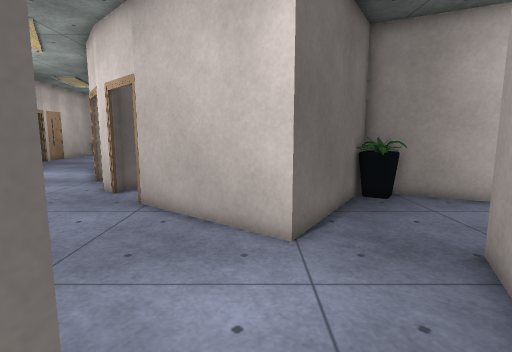
view 1 (above)

16 first-person views from a walk through a Unity game level. The camera is 1.3 m above the floor, tilts 8° down and sees 80° across. Doors are open. The floor is counted in squares, 0.5 m on a side. Each view is taken from the middle of a square. On the plan, view 1 faces up. The plan holds only what a view shows up to about 20 squares ahead; the rest is blank. The place goes on beyond the plan. The player character is not drawn. Some animated figures are not drawn. Some surface patterns are stand-ins.

view 2
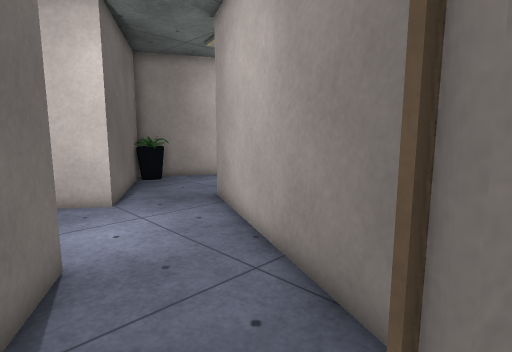

view 3
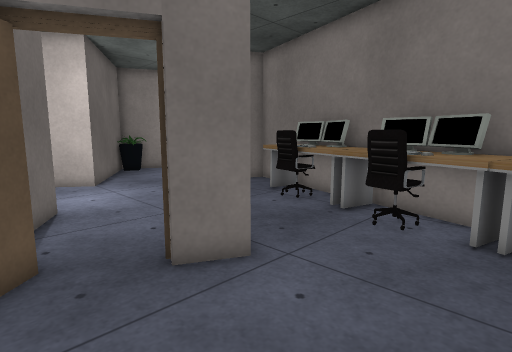

view 4
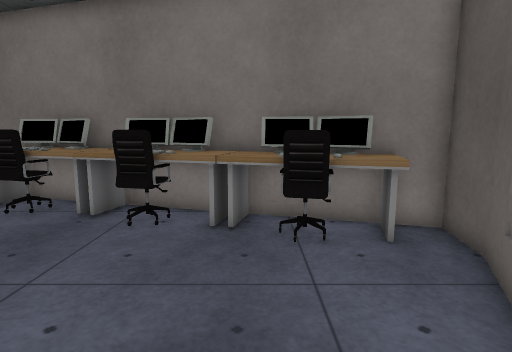

view 5
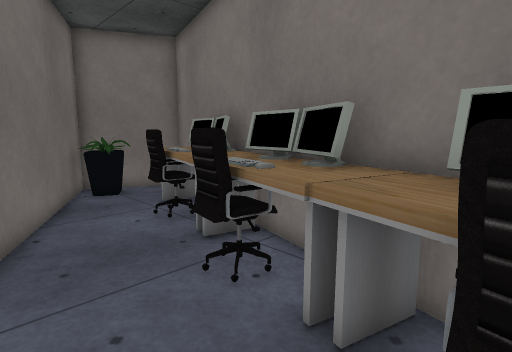

view 6
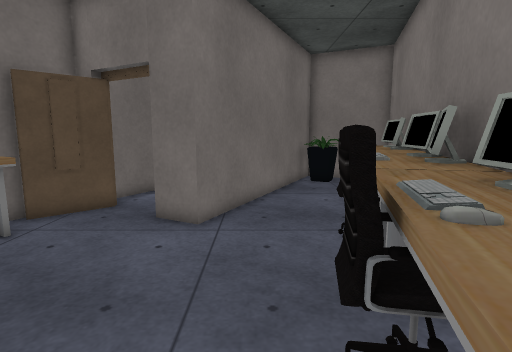

view 7
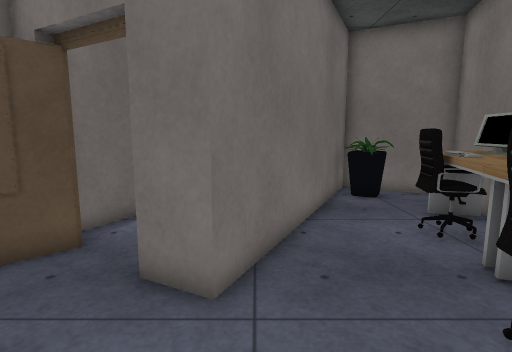

view 8
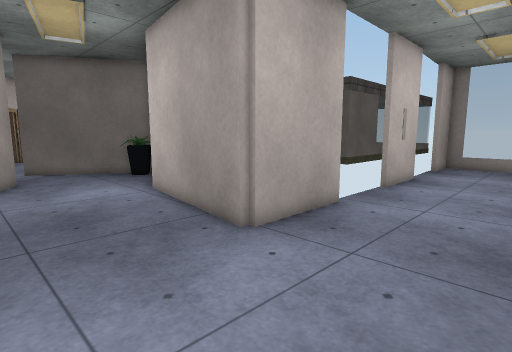

view 9
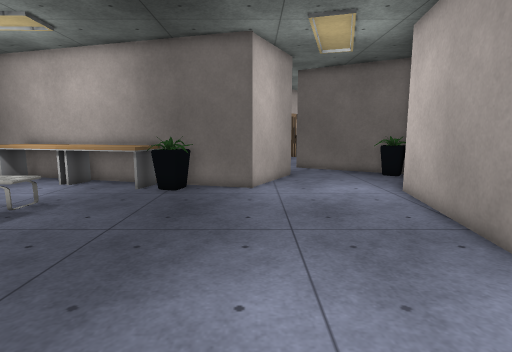

view 10
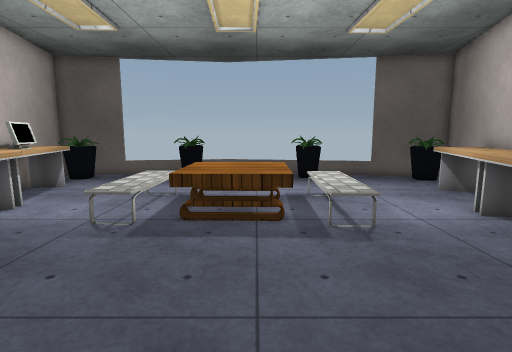

view 11
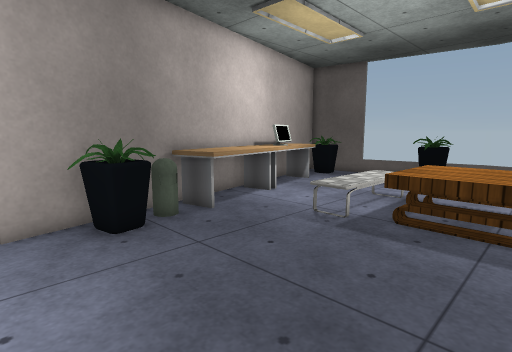

view 12
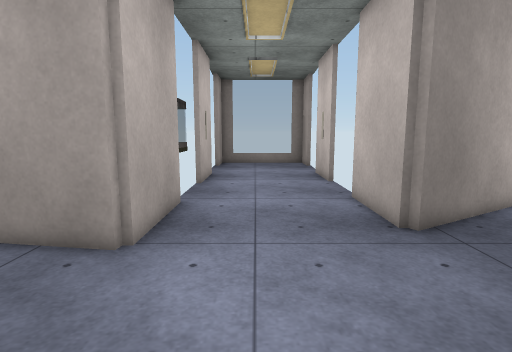

view 13
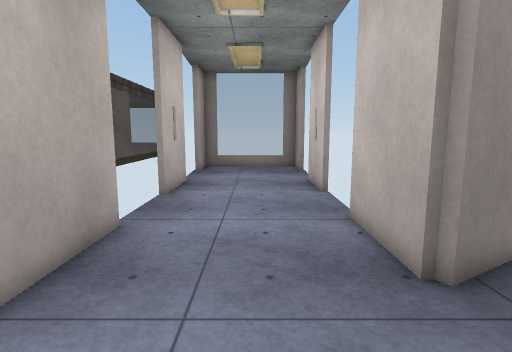

view 14
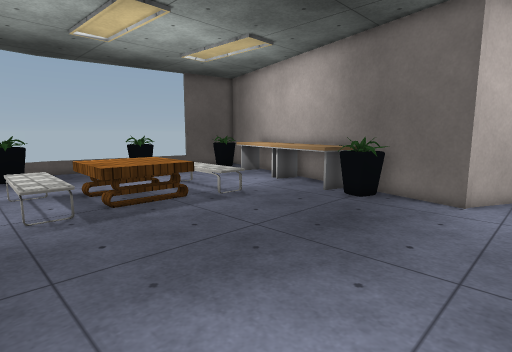

view 15
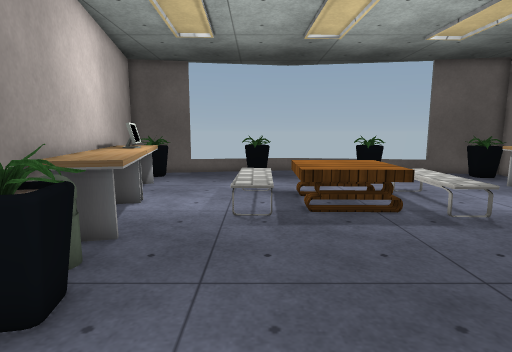

view 16
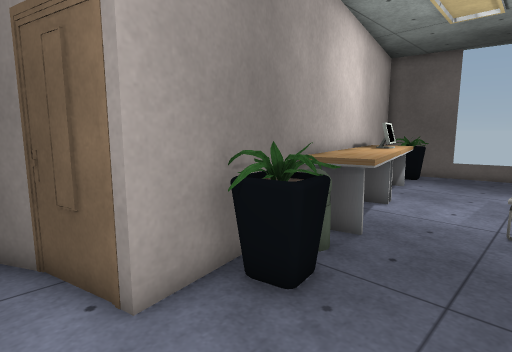

### Floor plan
Key: @ floor where view 1 was taken; # wall or solid block; . floor; / step, stairs or slope; D open door; = window, fence, low wall or low ledge; ^ raised ledge; P plant; C chair; K keyboard; T table; O other object.
Columns run from 4 left of view 1 to 27 right of it. Each row starts with its distance up from view 1.
 26                       D......D
 25                       D......D
 24                       D......D
 23                       D......D
 22                       #......#
 21                       #......#
 20                       #......#
 19                       D......DD
 18                       D......D
 17                       D......D
 16                       D......D
 15                       D......D
 14          #            D......#
 13         ####          #......#
 12        ##P.###        DDDDDDDD##
 11 ##     #..... ###     DDDDDDDD#.
 10 .##   ##........######DDDDDDDD..
  9 ..##  #.........................
  8 ...####........................
  7 ..............................
  6 .........##..................
  5 ........#####.............  ....
  4  .......##P.##...............###
  3   #....##.P..#..............##
  2   #....##....#..............##
  1  ##...##..==##...............#
  0 ##..@.##..^^##..............P#
 -1 #....##..CK^#^P.............=#
 -2 #....##..CK##^^.............^#
 -3 #..###...^^#^^^............^^^#
 -4 ...###...^^#^^...//.........^^#
 -5 =.......C###^^...O/TTTTTO...^^#
 -6 =.......C##^^^...O/TTTT.O...^^#
 -7  .......^##^^^...O/TTTT.O...^^^
 -8  .......^^#^^....O/TTTT.O...=#^#
 -9 . ......^^#^^....//...........^#
-10    ....CK##^^................^^#
-11    ....####........   .......^^#
-12     ...^^#.....  ..  ..........#
-13      #..^#PP...  ..  .........P
-14      ######....  ..  ...P ....PP
-15           ###===P    ...P ..=###
-16                  ======= ====#

Where each view was taken, in squares from view 1:
view 1: 0 up, 0 right, facing up
view 2: 4 down, 3 left, facing up-right
view 3: 9 down, 4 left, facing up-right
view 4: 9 down, 4 left, facing right
view 5: 10 down, 1 right, facing up-right
view 6: 13 down, 2 right, facing up
view 7: 9 down, 1 right, facing up
view 8: 4 up, 24 right, facing up-left
view 9: 4 up, 24 right, facing left
view 10: 4 up, 16 right, facing down
view 11: 4 up, 15 right, facing down-right
view 12: 3 up, 21 right, facing up
view 13: 6 up, 22 right, facing up
view 14: 6 up, 22 right, facing down-left
view 15: 5 up, 20 right, facing down
view 16: 5 up, 20 right, facing down-right
